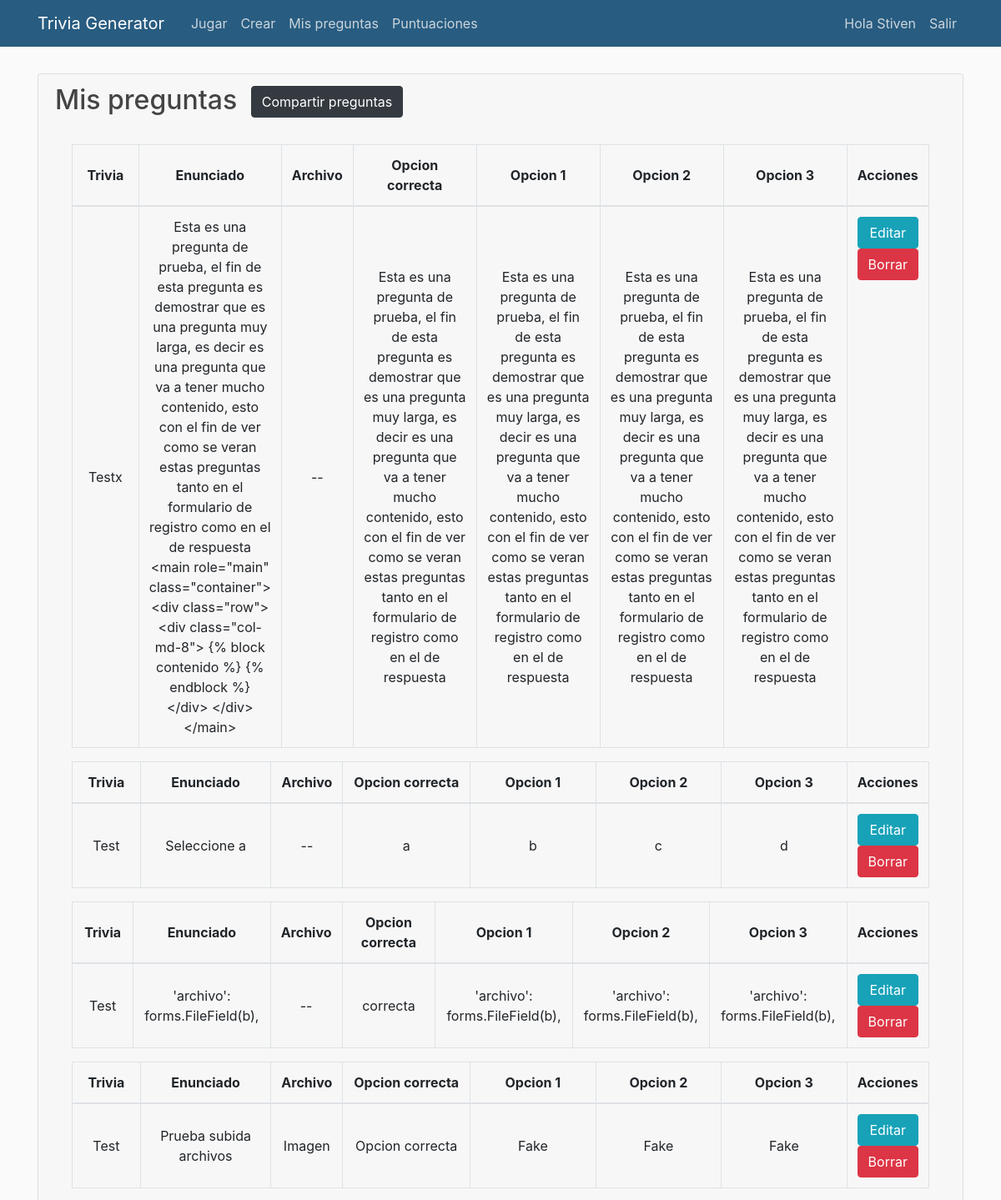
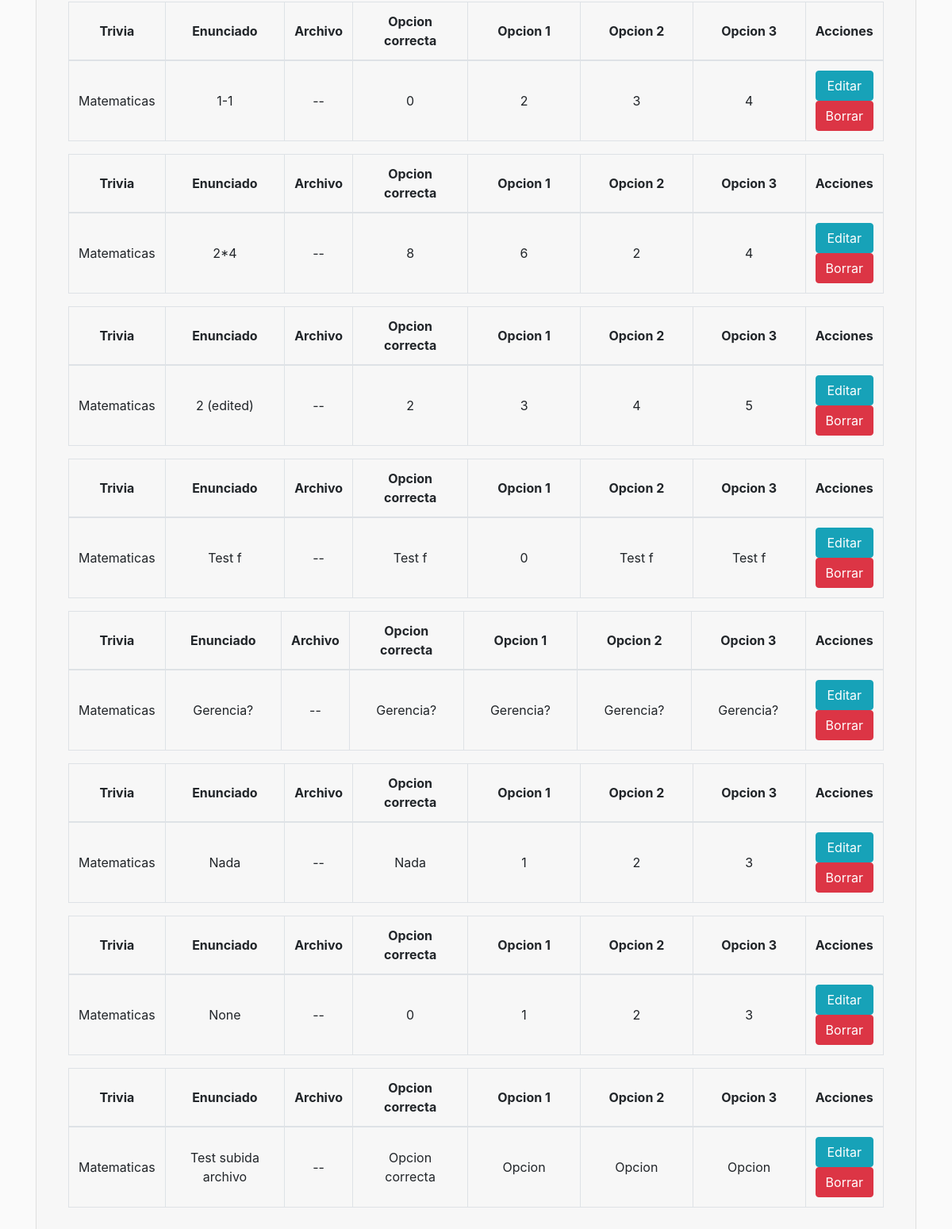
The page /preguntas (signed in) on the database as committed earlier (2 pictures, top to bottom).
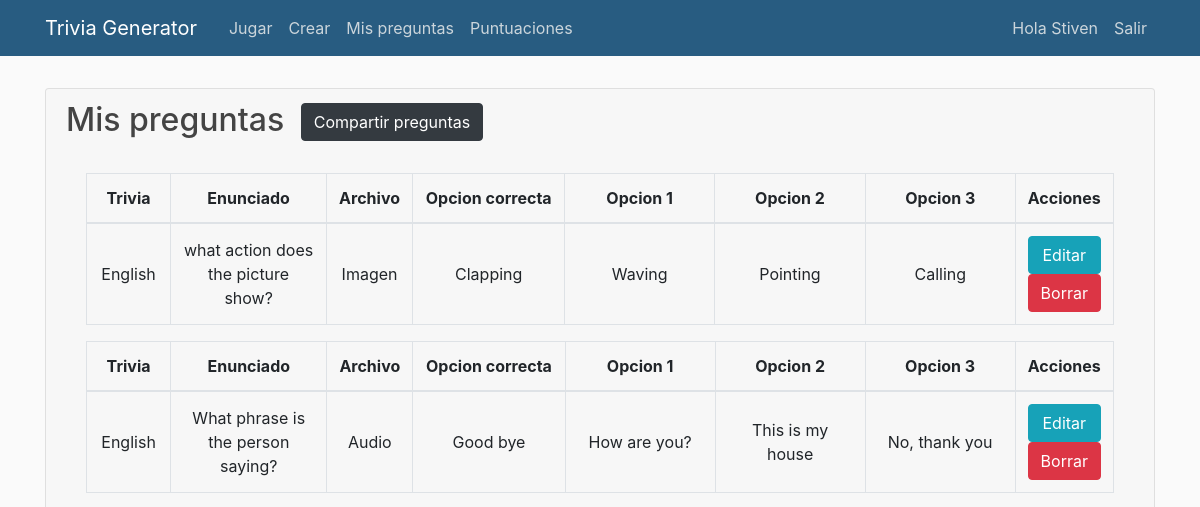
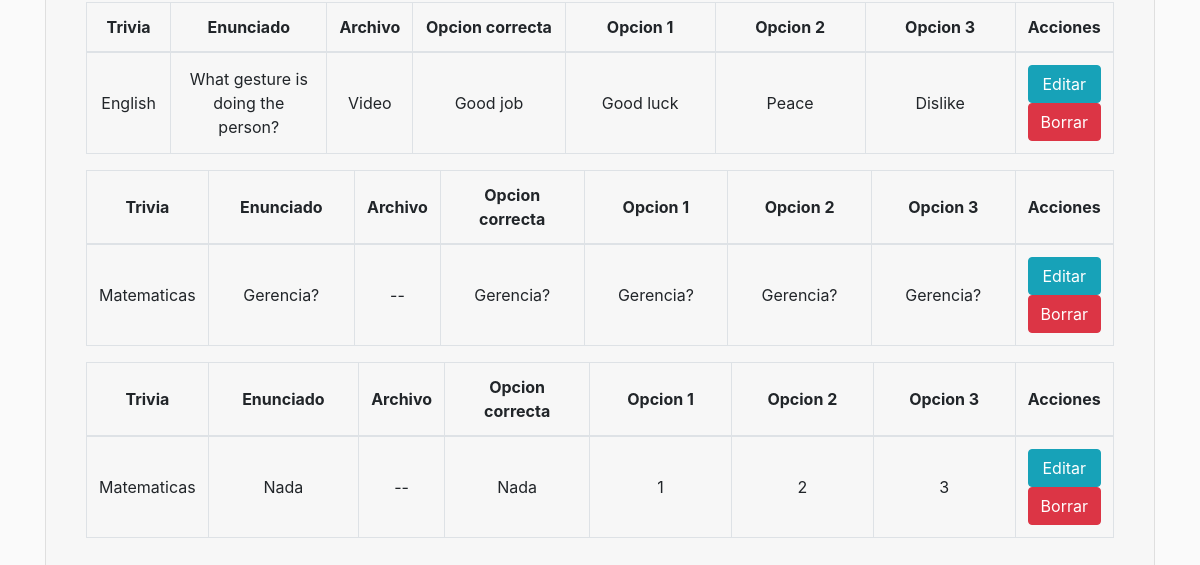
The same page on the database as committed later (2 pictures, top to bottom).
### TGApp/models.py (models this page shows, shortened)
class Pregunta(models.Model):
    autor = models.ForeignKey(User, on_delete=models.CASCADE, null=True)
    trivia = models.ForeignKey(Trivia, on_delete=models.CASCADE, null=True)
    id = models.AutoField(primary_key=True)
    pregunta = models.TextField(verbose_name='Enunciado de la pregunta', null=True)
    opcionCorrecta = models.CharField(max_length=350, verbose_name='Opcion correcta de la pregunta', null=True)
    opcion2 = models.CharField(max_length=350, verbose_name='Opcion falsa de la pregunta', null=True)
    opcion3 = models.CharField(max_length=350, verbose_name='Opcion falsa de la pregunta', null=True)
    opcion4 = models.CharField(max_length=350, verbose_name='Opcion falsa de la pregunta', null=True)
    puntaje = models.DecimalField(verbose_name='Puntaje obtenido', default=0, decimal_places=2, max_digits=10)
    archivo = models.FileField(upload_to='archivos', verbose_name="Archivo opcional (imagenes, audios y videos solamente)", blank=True)

class Trivia(models.Model):
    autor = models.ForeignKey(User, on_delete=models.CASCADE, null=True)
    id = models.AutoField(primary_key=True)
    nombre = models.CharField(max_length=100)
    Tipo = models.CharField(max_length=100)
    def __str__(self):
        return self.Tipo

### TGApp/views.py (the view)
# urls.py: path('preguntas', views.preguntas, name='preguntas'),
@login_required
def preguntas(request):
    preguntas = Pregunta.objects.filter(autor=request.user).order_by('-trivia')
    contador = preguntas.count()
    print(contador)
    context = {
        'preguntas': preguntas,
        'contar_user':contador
    }
    return render(request, "TGApp/preguntas.html", context)

### TGApp/templates/TGApp/preguntas.html (shortened to what this page needs)
{% extends "TGApp/base.html" %}
{% block contenido %}
{% if user.is_staff %}
{% if contar_user == 0 %}
<div class="card mb-2">
    <div class="card-header">
        <h2 class="card-title">Mis preguntas</h2>
    </div>
    <div class="card-body">
        <div class="container">
            <h3>Registra tus preguntas para que aparezcan aqui.</h3>
            <a name="" id="" class="btn btn-primary mt-2" href="{% url 'crear' %}" role="button">Crear</a>
        </div>
    </div>
    </div>
{% else %}
<div class="card mb-2">
    <div class="card-header">
        <h2 class="card-title">Mis preguntas <a class="btn btn-dark ml-2" href="{% url 'acceso_test' %}" role="button">Compartir preguntas</a></h2>
    <div class="card-body">
        {% for Pregunta in preguntas %}
            {% if Pregunta.autor == user %}
                <div class="table-responsive">
                    <table class="table table-bordered">
                        <thead>
                            <tr class="text-center">
                                <th class="col-sm-1 row-3 align-middle" >Trivia</th>
                                <th class="align-middle">Enunciado</th>
                                <th class="align-middle" scope="col">Archivo</th>
                                <th class="col-sm-2 row-3 align-middle">Opcion correcta</th>
                                <th class="align-middle">Opcion 1</th>
                                <th class="col-sm-2 row-3 align-middle">Opcion 2</th>
                                <th class="col-sm-2 row-3 align-middle">Opcion 3</th>
                                <th class="col-sm-2 row-3 align-middle">Acciones</th>
                            </tr>
                        </thead>
                        <tbody>
                            <tr class="text-center">
                                <td class="align-middle" scope="row">{{ Pregunta.trivia }}</td>
                                <td class="col-sm-2 align-middle">{{ Pregunta.pregunta }}</td>
                                {% if Pregunta.archivo.name|lower|slice:'-3:' == 'png' or Pregunta.archivo.name|lower|slice:'-3:' == 'jpg' or Pregunta.archivo.name|lower|slice:'-3:' == 'gif' or Pregunta.archivo.name|lower|slice:'-4:' == 'jpeg' or Pregunta.archivo.name|lower|slice:'-3:' == 'svg' or Pregunta.archivo.name|lower|slice:'-4:' == 'webp' %}
                                <td class="col-sm-1 align-middle"> Imagen </td>
                                {% elif Pregunta.archivo.name|lower|slice:'-3:' == 'mp3' or Pregunta.archivo.name|lower|slice:'-3:' == 'wav' %}
                                <td class="col-sm-1 align-middle"> Audio </td>
                                {% elif Pregunta.archivo.name|lower|slice:'-3:' == 'mp4' or Pregunta.archivo.name|lower|slice:'-4:' == 'webm' or Pregunta.archivo.name|lower|slice:'-3:' == 'ogg' %}
                                <td class="col-sm-1 align-middle"> Video </td>
                                {% else %}
                                <td class="col-sm-1 align-middle"> -- </td>
                                {% endif %}
                                <td class="col-sm-2 align-middle">{{ Pregunta.opcionCorrecta }}</td>
                                <td class="col-sm-2 align-middle">{{ Pregunta.opcion2 }}</td>
                                <td class="col-sm-2 align-middle">{{ Pregunta.opcion3 }}</td>
                                <td class="col-sm-2 align-middle">{{ Pregunta.opcion4 }}</td>
                                <td> <a class="btn btn-info col-sm" href="{% url 'EditarPregunta' Pregunta.id %}" role="button">Editar</a> <a class="btn btn-danger col-sm" href="{% url 'EliminarPregunta' Pregunta.id %}" role="button">Borrar</a></td>
                            </tr>
                        </tbody>
                    </table>
                </div>
            {% endif %}
        {% endfor %}
    </div>
</div>
{% endif %}
{% else %}
<h1>No tienes permiso para acceder </h1>
{% endif %}
{% endblock %}

Rows that differ between the two databases and show on the page:
removed Pregunta: trivia "Testx", pregunta "Esta es una pregunta de prueba, el fin de esta pregunta es demostrar que es una pregunta muy larga, es decir es una pregunta que va a tener mucho contenido, esto con el fin de ver como se veran estas preguntas tanto en el formulario de registro como en el de respuesta <main role=\"main\" class=\"container\"> <div class=\"row\"> <div class=\"col-md-8\"> {% block contenido %} {% endblock %} </div> </div> </main>", opcionCorrecta "Esta es una pregunta de prueba, el fin de esta pregunta es demostrar que es una pregunta muy larga, es decir es una pregunta que va a tener mucho contenido, esto con el fin de ver como se veran estas preguntas tanto en el formulario de registro como en el de respuesta", opcion2 "Esta es una pregunta de prueba, el fin de esta pregunta es demostrar que es una pregunta muy larga, es decir es una pregunta que va a tener mucho contenido, esto con el fin de ver como se veran estas preguntas tanto en el formulario de registro como en el de respuesta", opcion3 "Esta es una pregunta de prueba, el fin de esta pregunta es demostrar que es una pregunta muy larga, es decir es una pregunta que va a tener mucho contenido, esto con el fin de ver como se veran estas preguntas tanto en el formulario de registro como en el de respuesta", opcion4 "Esta es una pregunta de prueba, el fin de esta pregunta es demostrar que es una pregunta muy larga, es decir es una pregunta que va a tener mucho contenido, esto con el fin de ver como se veran estas preguntas tanto en el formulario de registro como en el de respuesta"
removed Pregunta: trivia "Test", pregunta "Seleccione a", opcionCorrecta "a", opcion2 "b", opcion3 "c", opcion4 "d"
removed Pregunta: trivia "Test", pregunta "'archivo': forms.FileField(b),", opcionCorrecta "correcta", opcion2 "'archivo': forms.FileField(b),", opcion3 "'archivo': forms.FileField(b),", opcion4 "'archivo': forms.FileField(b),"
removed Pregunta: trivia "Test", pregunta "Prueba subida archivos", shows "Imagen", opcionCorrecta "Opcion correcta", opcion2 "Fake", opcion3 "Fake", opcion4 "Fake"
removed Pregunta: trivia "Matematicas", pregunta "1-1", opcionCorrecta "0", opcion2 "2", opcion3 "3", opcion4 "4"
removed Pregunta: trivia "Matematicas", pregunta "2*4", opcionCorrecta "8", opcion2 "6", opcion3 "2", opcion4 "4"
removed Pregunta: trivia "Matematicas", pregunta "2 (edited)", opcionCorrecta "2", opcion2 "3", opcion3 "4", opcion4 "5"
removed Pregunta: trivia "Matematicas", pregunta "Test f", opcionCorrecta "Test f", opcion2 "0", opcion3 "Test f", opcion4 "Test f"
removed Pregunta: trivia "Matematicas", pregunta "None", opcionCorrecta "0", opcion2 "1", opcion3 "2", opcion4 "3"
removed Pregunta: trivia "Matematicas", pregunta "Test subida archivo", opcionCorrecta "Opcion correcta", opcion2 "Opcion", opcion3 "Opcion", opcion4 "Opcion"
added Pregunta: trivia "English", pregunta "what action does the picture show?", shows "Imagen", opcionCorrecta "Clapping", opcion2 "Waving", opcion3 "Pointing", opcion4 "Calling"
added Pregunta: trivia "English", pregunta "What phrase is the person saying?", shows "Audio", opcionCorrecta "Good bye", opcion2 "How are you?", opcion3 "This is my house", opcion4 "No, thank you"
added Pregunta: trivia "English", pregunta "What gesture is doing the person?", shows "Video", opcionCorrecta "Good job", opcion2 "Good luck", opcion3 "Peace", opcion4 "Dislike"
